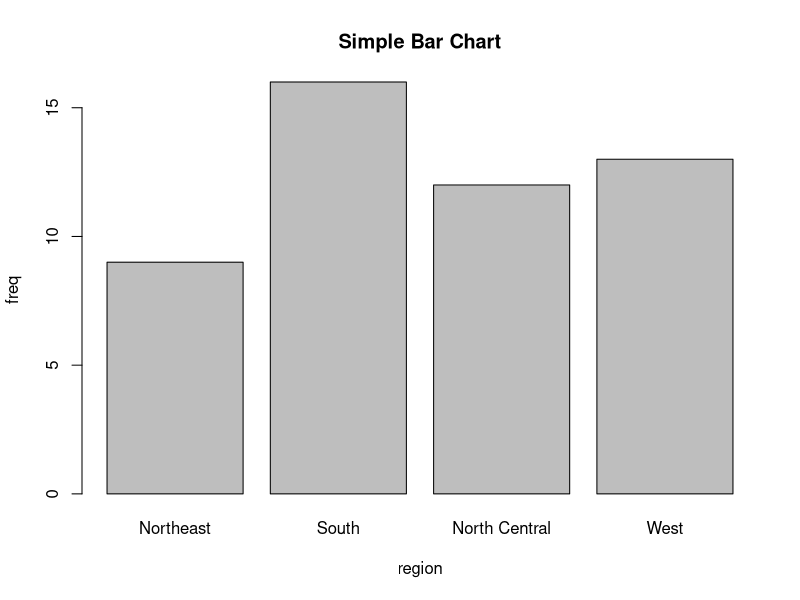
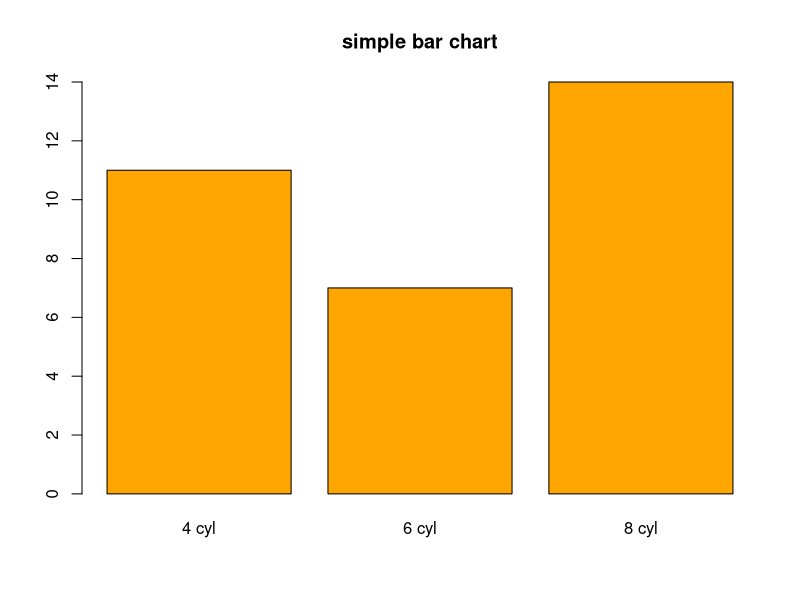
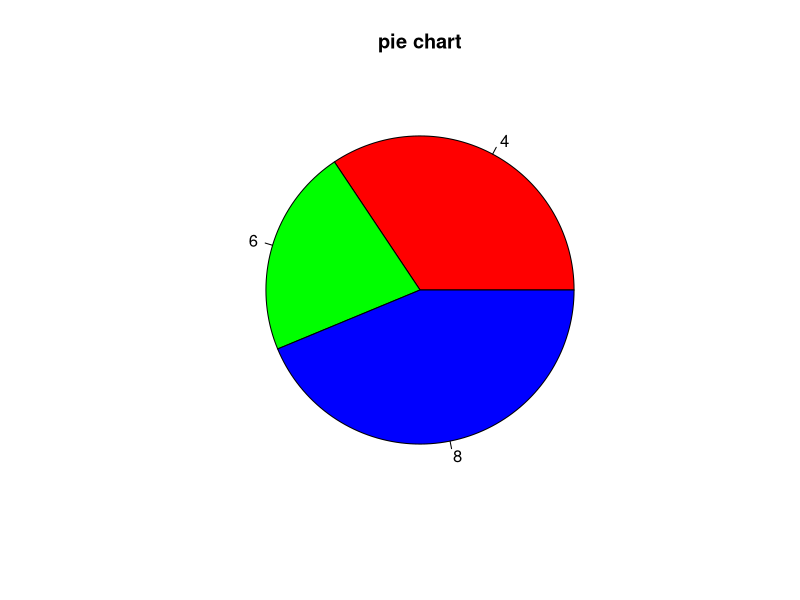
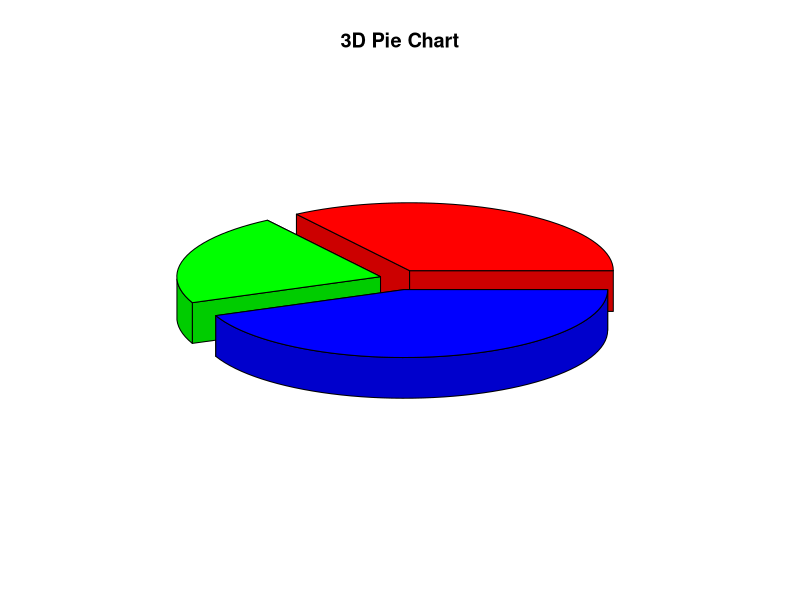
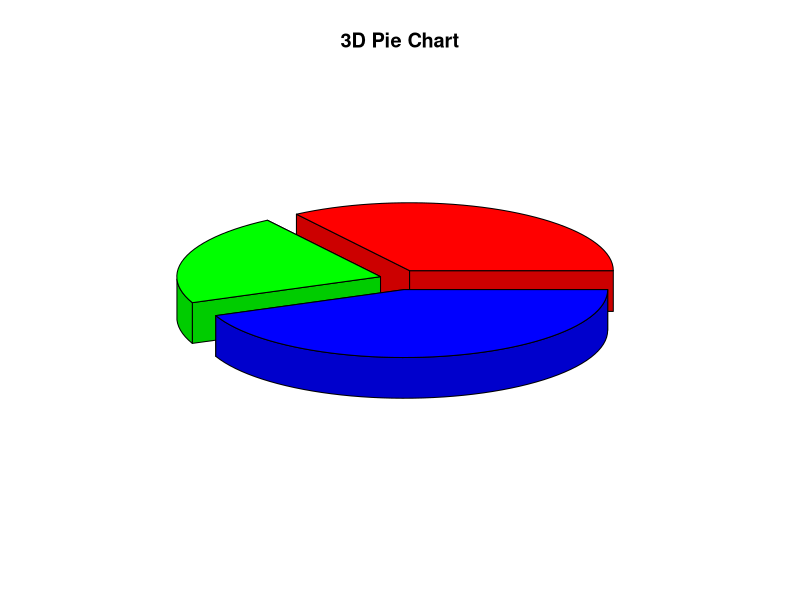
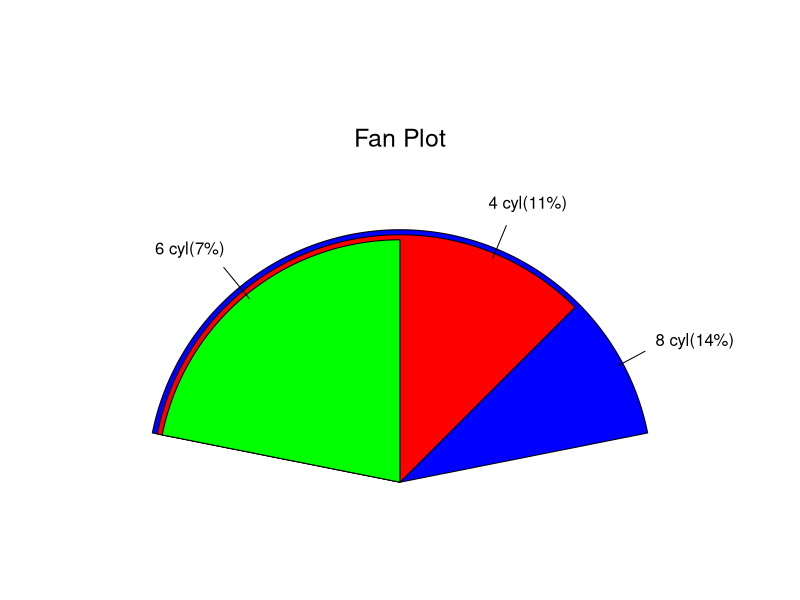
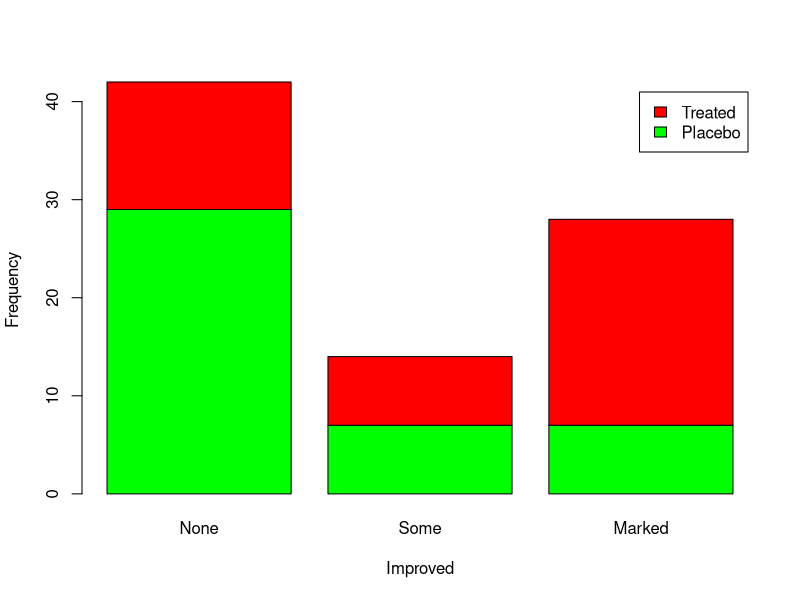
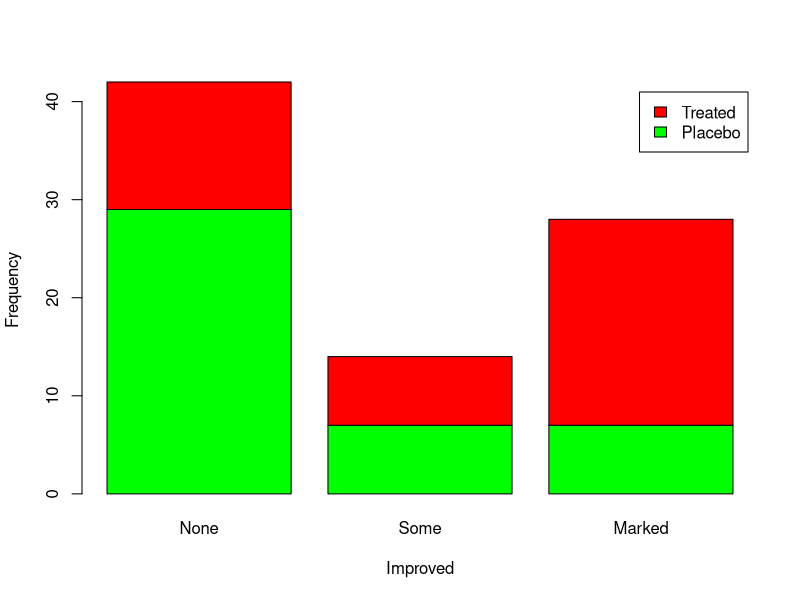

R code for these plots, in order: (Note: this script raises an error after producing the figures.)
## ---- chunk 1
knitr::opts_chunk$set(echo = TRUE)
## ---- chunk 2
counts = table(state.region)
counts
barplot(counts, main = 'Simple Bar Chart', xlab = 'region', ylab = 'freq')
## ---- chunk 3
mtcars
str(mtcars)
head(mtcars)

freq.cyl = table(mtcars$cyl)
cyl.name = c("4 cyl", "6 cyl", "8 cyl")
barplot(freq.cyl, main = "simple bar chart", col ="orange", names.arg = cyl.name)
## ---- chunk 4
cyl.name2 = paste0(cyl.name, "(", freq.cyl, "%)")
pie(freq.cyl, lables = cyl.name2, col = rainbow(length(freq.cyl)), main = 'pie chart')

if(!require(plotrix)){install.packages('plotrix'); library(plotrix)}
pie3D(freq.cyl, lables = cyl.name2, explode = 0.1, main = '3D Pie Chart')
## ---- chunk 5
if(!require(plotrix)){install.packages('plotrix'); library(plotrix)}
pie3D(freq.cyl, lables = cyl.name2, explode = 0.1, main = '3D Pie Chart')
## ---- chunk 6
fan.plot(freq.cyl, labels = cyl.name2, main = "Fan Plot")
## ---- chunk 7
if(!require(vcd)){install.packages('vcd'); library(vcd)}
head(Arthritis, n = 3)
my.table <- xtabs( ~ Treatment + Improved, data = Arthritis)
my.table
## ---- chunk 8
barplot(my.table, xlab = "Improved", ylab = "Frequency", 
        legend.text = TRUE, col = c("green", "red"))
## ---- chunk 9
barplot(my.table, xlab = "Improved", ylab = "Frequency", 
        legend.text = TRUE, col = c("green", "red"))
## ---- chunk 10
x = rnorm(100)
barplot(x, main = "Box Plot", col = "lightblue")
## ---- chunk 11
x = faithful$waiting
hist(faithful$waiting, nclass = 8)
## ---- chunk 12
x = faithful$waiting
hist(faithful$waiting, breaks = seq(min(x), max(x), 
                                    length = 10), probability = T)
## ---- chunk 13
x = faithful$waiting
hist(faithful$waiting, nclas = 10, probability = T)
lines(density(x), col = "red", lwd = 2)
## ---- chunk 14
if(!require(vioplot)){install.packages("vioplot"); library(vioplot)}

x = rpois(1000, lambda = 3)
vioplot(x, col = 'lightblue')
## ---- chunk 15
attach(mtcars)
boxplot(mpg~cyl, data = mtcars, names = c('4 cyl', '6 cyl', '8 cyl'),
        main = 'MPG dist by cylinder')
## ---- chunk 16
hist(mpg[cyl==4], xlab = 'MPG', main = 'MPG dist by Cyl',
     xlim = c(5, 40), ylim = c(0, 10), col = 'lightblue',
     nclass = trunc(sqrt(length(mpg[cyl==4]))))
hist(mpg[cyl==6], xlab = 'MPG', main = 'MPG dist by Cyl',
     xlim = c(5, 40), ylim = c(0, 10), col = 'orange',
     nclass = trunc(sqrt(length(mpg[cyl==6]))), add = T)
hist(mpg[cyl==8], xlab = 'MPG', main = 'MPG dist by Cyl',
     xlim = c(5, 40), ylim = c(0, 10), col = 'lightblue',
     nclass = trunc(sqrt(length(mpg[cyl==8]))), add = T)
## ---- chunk 17
opar <- par(no.readonly = TRUE)
par(mfrow = c(3,1))
hist(mpg[cyl==4], xlab = 'MPG', main = 'MPG dist by Cyl',
     xlim = c(5, 40), ylim = c(0, 10), col = 'lightblue',
     nclass = trunc(sqrt(length(mpg[cyl==4]))))
hist(mpg[cyl==6], xlab = 'MPG', main = 'MPG dist by Cyl',
     xlim = c(5, 40), ylim = c(0, 10), col = 'orange',
     nclass = trunc(sqrt(length(mpg[cyl==6]))))
hist(mpg[cyl==8], xlab = 'MPG', main = 'MPG dist by Cyl',
     xlim = c(5, 40), ylim = c(0, 10), col = 'lightblue',
     nclass = trunc(sqrt(length(mpg[cyl==8]))))
par(opar)
## ---- chunk 18
plot(density(mpg[cyl==4]), xlab = "MPG", main = "MPG dist by cylinder",
     xlim = c(5, 40), ylim = c(0., 0.26))

lines(density(mpg[cyl==6]), col = "red", lty = 2)
lines(density(mpg[cyl==8]), col = "blue", lty = 3)
legend("topright", paste(c(4,6,8), "cylinder"),
       col = c("black", "red", "blue"),
       lty = c(1,2,3), lwd = 3, bty = "n")
## ---- chunk 19
tmp <- c("buckled", "unbuckled")
belt <- matrix(c(58, 2, 8, 16), ncol = 2,
               dimnames = list(parent = tmp, child = tmp))
belt
## ---- chunk 20
barplot(t(belt), main = "Tacked Bar Chart for child seat-belt usage",
        xlab = "parent", ylab = "Frequency", legend.text = T, 
        col = c("green", "red"))
## ---- chunk 21
head(colors())
tail(colors())

mycol <- colors()
plot(1:80, y=rep(1,80), col = mycol[1:80], cex = 2, pch = 20, ylim = c(0,1))
points(1:80, y=rep(0.5,80), col = mycol[81:160], cex = 2, pch = 20)
points(1:80, y=rep(0,80), col = mycol[161:240], cex = 2, pch = 20)
## ---- chunk 22
mycol <- colors()
image(matrix(1:25^2, 25, 25), col = mycol)
## ---- chunk 23
rgb(10, 4, 23, maxColorValue = 255, alpha = 10)
col2rgb("lightblue")
## ---- chunk 24
hcl(h = 0, c = 35, l = 85, alpha = 0.1)
## ---- chunk 25
hsv(0.3, 0.5, 0.1, alpha = 0.4)
## ---- chunk 26
#heat.colors(4, alpah = 0.1)
topo.colors(4, alpha = 0.1)
## ---- chunk 27
x <- 10 * (1:nrow(volcano))
y <- 10 * (1:ncol(volcano))
image(x, y, volcano, col = heat.colors(20, alpha = 1), axes = FALSE)
contour(x, y, volcano, levels = seq(90, 200, by = 5), 
        add = T, col = "white")
## ---- chunk 28
x <- 10 * (1:nrow(volcano))
y <- 10 * (1:ncol(volcano))
image(x, y, volcano, col = topo.colors(20, alpha = 1), axes = FALSE)
contour(x, y, volcano, levels = seq(90, 200, by = 5), 
        add = T, col = "white")
## ---- chunk 29
rainbow(5, s = 0.4, v = 0.3, start = 0, end = 0.05, alpha = 1)
## ---- chunk 30
if(!require(RColorBrewer)){install.packages("RColorBrewer"); library(RColorBrewer)}

brewer.pal(4, "Blues")
## ---- chunk 31
x <- 10 * (1:nrow(volcano))
y <- 10 * (1:ncol(volcano))
image(x, y, volcano, col = brewer.pal(9, "Blues"), axes = FALSE)
## ---- chunk 32
brewer.pal(4, "BrBG")
## ---- chunk 33
display.brewer.all()
## ---- chunk 34
if(!require(colorspace)){install.packages("colorspace"); library(colorspace)}

diverge_hcl(7, h = c(246, 40, c = 96, l = c(65, 90)))
## ---- chunk 35
pal = choose_palette()
## ---- chunk 36
pal <- choose_palette()
my_col = pal(50)
my_col
